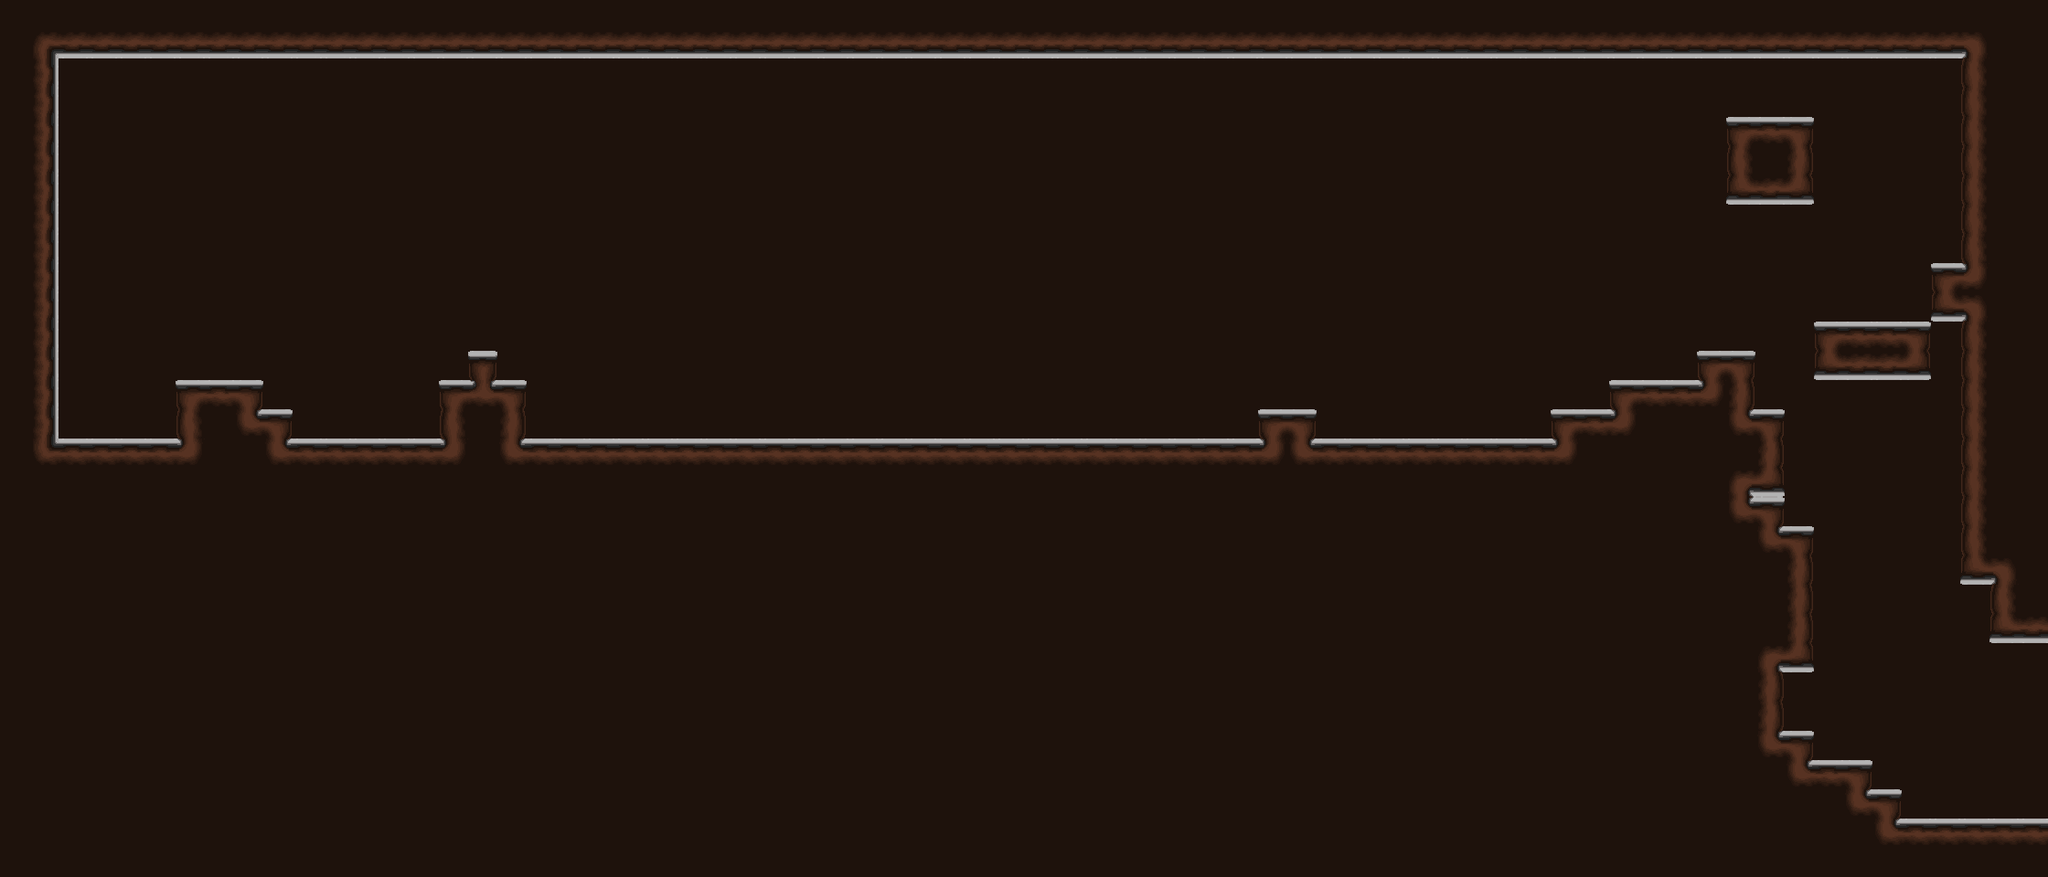

A 2D game scene composited from a Tiled map and its tileset images. What follows is a short description and the map's XML, with each tile layer's data collapsed to a summary:
An orthogonal 70x30 tile map with 32x32 px tiles, 2 tile layers (BG, Level), 4 tilesets and 26 objects (Player).

<map version="1.0" orientation="orthogonal" renderorder="right-down" width="70" height="30" tilewidth="32" tileheight="32" nextobjectid="61">
 <tileset firstgid="1" source="../tilesets/GA-tileset.tsx" />
 <tileset firstgid="25" source="../tilesets/Ant.tsx" />
 <tileset firstgid="26" source="../tilesets/Player.tsx" />
 <tileset firstgid="27" name="MiniAnt" tilewidth="50" tileheight="27" tilecount="1" columns="1">
  <image source="../textures/MiniAnt.png" width="50" height="27" />
 </tileset>
 <layer name="BG" width="70" height="30">
  <properties>
   <property name="Depth" value="200" />
  </properties>
  <data>[2100 cells, 2100 non-empty, 1 distinct tile ids]</data>
 </layer>
 <layer name="Level" width="70" height="30">
  <properties>
   <property name="Music" value="/audio/music/FL5-160.mp3" />
  </properties>
  <data>[2100 cells, 1220 non-empty, 18 distinct tile ids]</data>
 </layer>
 <objectgroup name="Collision">
  <object id="1" x="32" y="0" width="32" height="512" />
  <object id="2" x="64" y="480" width="512" height="32" />
  <object id="3" x="192" y="416" width="96" height="64" />
  <object id="4" x="288" y="448" width="32" height="32" />
  <object id="5" x="480" y="416" width="96" height="64" />
  <object id="8" x="512" y="384" width="32" height="32" />
  <object id="15" x="576" y="480" width="1376" height="32" />
  <object id="17" x="1696" y="448" width="288" height="32" />
  <object id="18" x="1760" y="416" width="160" height="32" />
  <object id="19" x="1376" y="448" width="64" height="32" />
  <object id="20" x="2144" y="0" width="96" height="640" />
  <object id="21" x="1984" y="352" width="128" height="64" />
  <object id="22" x="2112" y="288" width="32" height="64" />
  <object id="30" x="1888" y="128" width="96" height="96" />
  <object id="39" x="1856" y="384" width="64" height="32" />
  <object id="47" x="64" y="32" width="2080" height="32" />
  <object id="49" x="1920" y="512" width="32" height="32" />
  <object id="60" x="1984" y="416" width="32" height="64" />
 </objectgroup>
 <objectgroup name="Entities">
  <object id="24" name="Player" gid="26" x="96" y="416" width="32" height="64">
   <properties>
    <property name="Blueprint" value="blueprints/required/Player.blueprint" />
    <property name="Tag" value="player" />
   </properties>
  </object>
  <object id="25" gid="25" x="704" y="416" width="100" height="53">
   <properties>
    <property name="Blueprint" value="blueprints/entities/Ant.blueprint" />
    <property name="Tag" value="enemy" />
   </properties>
  </object>
  <object id="26" gid="25" x="960" y="416" width="100" height="53">
   <properties>
    <property name="Blueprint" value="blueprints/entities/Ant.blueprint" />
    <property name="Tag" value="enemy" />
   </properties>
  </object>
  <object id="27" gid="25" x="1600" y="352" width="100" height="53">
   <properties>
    <property name="Blueprint" value="blueprints/entities/Ant.blueprint" />
    <property name="Tag" value="enemy" />
   </properties>
  </object>
  <object id="28" gid="25" x="2016" y="192" width="100" height="53">
   <properties>
    <property name="Blueprint" value="blueprints/entities/Ant.blueprint" />
    <property name="Tag" value="enemy" />
   </properties>
  </object>
  <object id="23" x="0" y="0">
   <properties>
    <property name="Blueprint" value="blueprints/required/GameHud.blueprint" />
    <property name="Depth" value="-999" />
   </properties>
  </object>
  <object id="54" gid="27" x="1376" y="288" width="50" height="27">
   <properties>
    <property name="Blueprint" value="blueprints/entities/MiniAnt.blueprint" />
    <property name="Tag" value="enemy" />
   </properties>
  </object>
  <object id="55" gid="27" x="1824" y="256" width="50" height="27">
   <properties>
    <property name="Blueprint" value="blueprints/entities/MiniAnt.blueprint" />
    <property name="Tag" value="enemy" />
   </properties>
  </object>
 </objectgroup>
</map>
